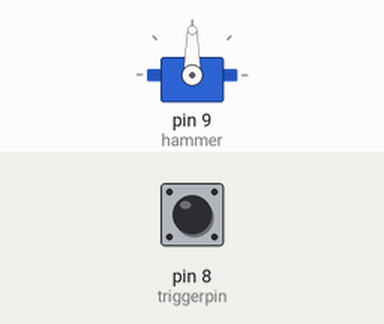
Simulated run of this sketch. Board: Arduino Uno, built with avr-gcc and run on an emulated ATmega328P. Shown: servo. The test bench sets the inputs (shaded band); at power-on: pin 8 (triggerpin) HIGH.

Above: at 1.2 s.
1.3 s: pin 8 (triggerpin) pulled LOW for 0.15 s
At 1.37 s:
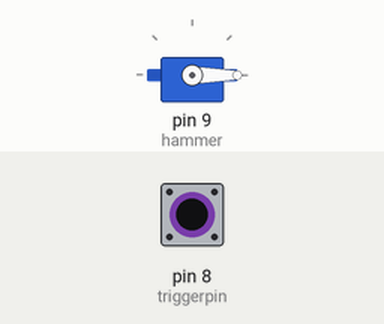
2.9 s: pin 8 (triggerpin) pulled LOW for 3.2 s
At 6.8 s:
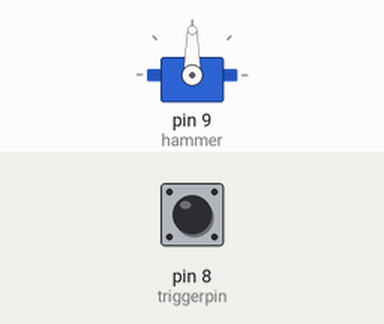
Timing chart, 0 to 8.3 s (numbered marks = the images above; inputs shaded):
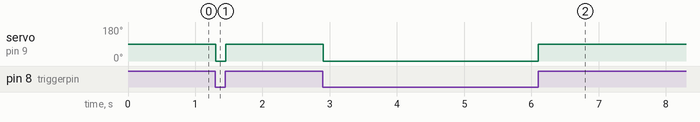

The sketch:

rubbandgun.ino
```cpp
/*

   ========== A LEGO Rubber Band Gun ===============

                You will need:
                   -> Servo
                   -> Wires (who would have guessed?)
                   -> Button
                   -> LEGOs
                   -> Rubber Bands
                   -> Glue
                   -> An Arduino UNO (If you are broke and it's all you have)
                   -> The source code provided here
                   -> DC Power supply
      Instructions:
           1. Copy-Paste this into Arduino IDE
           2. Upload to the board
           3. Build the gun
           4. Shoot up some stuffed animals or something like that


*/

#include <Servo.h>

// The servo that releases the band is on pin 9
Servo hammer;

// The button to fire is on pin 8
int triggerpin = 8;


void setup()
{
  // setup servo and button

  pinMode(triggerpin, INPUT_PULLUP); // pullup resistor built-in
  hammer.attach(9);
}

void loop()
{
  // If button pressed, servo goes down

  if (digitalRead(triggerpin))
  {
    hammer.write(90);
  }
  else
  {
    hammer.write(0);
  }
  delay(50);
}
```

Measured:
- after the input at 1.3 s, servo on pin 9 (hammer): 90° → 0° at once, → 90° 0.15 s later
- after the input at 2.9 s, servo on pin 9 (hammer): 90° → 0° at once, → 90° 3.2 s later
